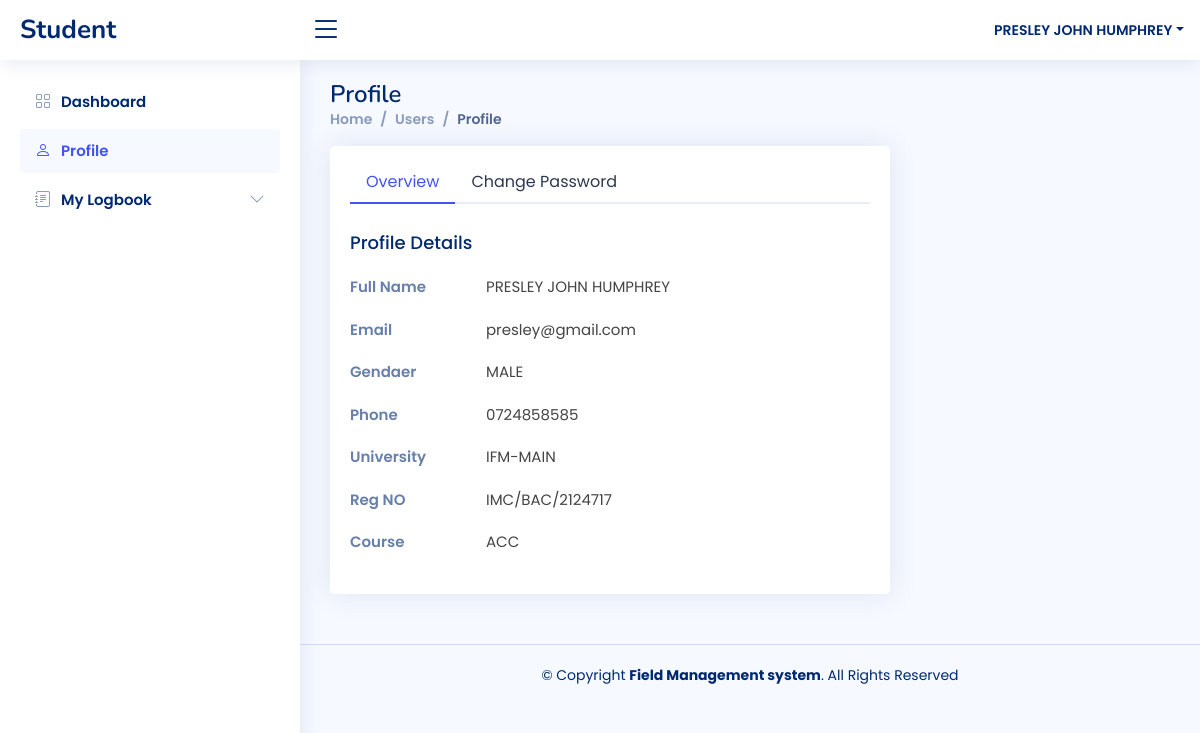
Page /user/student/home/users-profile.php (signed in) on the committed database.
### tables this page shows
CREATE TABLE `student` (
  `id` int(100) NOT NULL,
  `first_name` varchar(20) NOT NULL,
  `middle_name` varchar(20) NOT NULL,
  `surname` varchar(20) NOT NULL,
  `email` varchar(20) NOT NULL,
  `gender` varchar(6) NOT NULL,
  `phonenumber` varchar(15) NOT NULL,
  `University` varchar(50) NOT NULL,
  `regno` varchar(50) NOT NULL,
  `course` varchar(50) NOT NULL,
  `password` varchar(100) NOT NULL
);

### user/student/home/users-profile.php (the view, shortened to what this page needs)
<?php
include '../config/config.php';
$user_id = $_SESSION['user_id'];
?>
<!DOCTYPE html>
<html lang="en">
<head>
  <link href="../assets/vendor/bootstrap/css/bootstrap.min.css" rel="stylesheet">
  <link href="../assets/vendor/bootstrap-icons/bootstrap-icons.css" rel="stylesheet">
  <link href="../assets/vendor/boxicons/css/boxicons.min.css" rel="stylesheet">
  <link href="../assets/vendor/quill/quill.snow.css" rel="stylesheet">
  <link href="../assets/vendor/quill/quill.bubble.css" rel="stylesheet">
  <link href="../assets/vendor/remixicon/remixicon.css" rel="stylesheet">
  <link href="../assets/vendor/simple-datatables/style.css" rel="stylesheet">
  <link href="../assets/css/style.css" rel="stylesheet">
  <link rel="stylesheet" href="../assets/css/style-min.css">
</head>
<body>
  <header id="header" class="header fixed-top d-flex align-items-center">
    <div class="d-flex align-items-center justify-content-between">
      <a href="#" class="logo d-flex align-items-center">
        <span class="d-none d-lg-block">Student</span>
      </a>
      <i class="bi bi-list toggle-sidebar-btn"></i>
    </div>
    <nav class="header-nav ms-auto">
      <ul class="d-flex align-items-center">
        <li class="nav-item dropdown pe-3">
          <a class="nav-link nav-profile d-flex align-items-center pe-0" href="#" data-bs-toggle="dropdown">
          <?php
                $select = mysqli_query($conn, "SELECT * FROM `student` WHERE id = '$user_id'") or die('query failed');
                if(mysqli_num_rows($select) > 0){
                    $fetch = mysqli_fetch_assoc($select);
                }
            ?>
            <span class="d-none d-md-block dropdown-toggle ps-2"><?php echo $fetch['first_name'].' '.$fetch['middle_name'].' '.$fetch['surname']; ?></span>
          </a>
        </li>
      </ul>
    </nav>
  </header>
  <aside id="sidebar" class="sidebar">
    <ul class="sidebar-nav" id="sidebar-nav">
      <li class="nav-item">
        <a class="nav-link collapsed" href="index.php">
          <i class="bi bi-grid"></i>
          <span>Dashboard</span>
        </a>
      </li>
      <li class="nav-item">
        <a class="nav-link " href="#">
          <i class="bi bi-person"></i>
          <span>Profile</span>
        </a>
      </li>
      <?php
      $accepted = mysqli_query($conn, "SELECT * FROM accepted_application where student_id = '$user_id' ");
      ?>
    <?php
        $date = date("Y/m/d");
        $res_date = mysqli_fetch_assoc($accepted);
        if (mysqli_num_rows($accepted) > 0) {
          if ($date >= date("Y/m/d", strtotime($res_date['startdate']))){
            echo'<li class="nav-item">
            <a class="nav-link collapsed" data-bs-target="#forms-nav" data-bs-toggle="collapse" href="#">
              <i class="bi bi-journal-text"></i><span>My Logbook</span><i class="bi bi-chevron-down ms-auto"></i>
            </a>
            <ul id="forms-nav" class="nav-content collapse " data-bs-parent="#sidebar-nav">
              <li>
                <a href="logbook.php">
                  <i class="bi bi-circle"></i><span>Add Today entry</span>
                </a>
              </li>
              <li>
                <a href="mylogbook.php">
                  <i class="bi bi-circle"></i><span>View</span>
                </a>
              </li>
          </li>';
          }else{
          }
        }else{
        }
        ?>
    </ul>
  </aside>
  <main id="main" class="main">
    <div class="pagetitle">
      <h1>Profile</h1>
      <nav>
        <ol class="breadcrumb">
          <li class="breadcrumb-item"><a href="index.php">Home</a></li>
          <li class="breadcrumb-item">Users</li>
          <li class="breadcrumb-item active">Profile</li>
        </ol>
      </nav>
    </div>
    <section class="section profile">
        <div class="col-xl-8">
          <div class="card">
            <div class="card-body pt-3">
              <ul class="nav nav-tabs nav-tabs-bordered">
                <li class="nav-item">
                  <button class="nav-link active" data-bs-toggle="tab" data-bs-target="#profile-overview">Overview</button>
                </li>
                <li class="nav-item">
                  <button class="nav-link" data-bs-toggle="tab" data-bs-target="#profile-change-password">Change Password</button>
                </li>
              </ul>
              <div class="tab-content pt-2">
                <div class="tab-pane fade show active profile-overview" id="profile-overview">
                  <h5 class="card-title">Profile Details</h5>
                  <div class="row">
                    <div class="col-lg-3 col-md-4 label ">Full Name</div>
                    <div class="col-lg-9 col-md-8"><?php echo $fetch['first_name'].' '.$fetch['middle_name'].' '.$fetch['surname']; ?></div>
                  </div>
                  <div class="row">
                    <div class="col-lg-3 col-md-4 label">Email</div>
                    <div class="col-lg-9 col-md-8"><?php echo $fetch['email']; ?></div>
                  </div>
                  <div class="row">
                    <div class="col-lg-3 col-md-4 label">Gendaer</div>
                    <div class="col-lg-9 col-md-8"><?php echo $fetch['gender']; ?></div>
                  </div>
                  <div class="row">
                    <div class="col-lg-3 col-md-4 label">Phone</div>
                    <div class="col-lg-9 col-md-8"><?php echo $fetch['phonenumber']; ?></div>
                  </div>
                  <div class="row">
                    <div class="col-lg-3 col-md-4 label">University</div>
                    <div class="col-lg-9 col-md-8"><?php echo $fetch['University']; ?></div>
                  </div>
                  <div class="row">
                    <div class="col-lg-3 col-md-4 label">Reg NO</div>
                    <div class="col-lg-9 col-md-8"><?php echo $fetch['regno']; ?></div>
                  </div>
                  <div class="row">
                    <div class="col-lg-3 col-md-4 label">Course</div>
                    <div class="col-lg-9 col-md-8"><?php echo $fetch['course']; ?></div>
                  </div>
                </div>
              </div>
            </div>
          </div>
        </div>
    </section>
  </main>
  <footer id="footer" class="footer">
    <div class="copyright">
      &copy; Copyright <strong><span>Field Management system</span></strong>. All Rights Reserved
    </div>
  </footer>
</body>
</html>

### user/student/assets/css/style.css (style rules this page uses)
:root { scroll-behavior: smooth; }
body { font-family: "Open Sans", sans-serif; background: #f6f9ff; color: #444444; }
a { color: #4154f1; text-decoration: none; }
h1, h2, h3, h4, h5, h6 { font-family: "Nunito", sans-serif; }
#main { margin-top: 60px; padding: 20px 30px; transition: all 0.3s; }
.pagetitle { margin-bottom: 10px; }
.pagetitle h1 { font-size: 24px; margin-bottom: 0; font-weight: 600; color: #012970; }
.card { margin-bottom: 30px; border: none; border-radius: 5px; box-shadow: 0px 0 30px rgba(1, 41, 112, 0.1); }
.card-title { padding: 20px 0 15px 0; font-size: 18px; font-weight: 500; color: #012970; font-family: "Poppins", sans-serif; }
.card-body { padding: 0 20px 20px 20px; }
.breadcrumb { font-size: 14px; font-family: "Nunito", sans-serif; color: #899bbd; font-weight: 600; }
.breadcrumb a { color: #899bbd; transition: 0.3s; }
.breadcrumb .breadcrumb-item::before { color: #899bbd; }
.breadcrumb .active { color: #51678f; font-weight: 600; }
.nav-tabs-bordered { border-bottom: 2px solid #ebeef4; }
.nav-tabs-bordered .nav-link { margin-bottom: -2px; border: none; color: #2c384e; }
.nav-tabs-bordered .nav-link.active { background-color: #fff; color: #4154f1; border-bottom: 2px solid #4154f1; }
.logo { line-height: 1; }
@media (min-width: 1200px) { .logo { width: 280px; } }
.logo span { font-size: 26px; font-weight: 700; color: #012970; font-family: "Nunito", sans-serif; }
.header { transition: all 0.5s; z-index: 997; height: 60px; box-shadow: 0px 2px 20px rgba(1, 41, 112, 0.1); background-color: #fff; padding-left: 20px; }
.header .toggle-sidebar-btn { font-size: 32px; padding-left: 10px; cursor: pointer; color: #012970; }
.header-nav ul { list-style: none; }
.header-nav>ul { margin: 0; padding: 0; }
.header-nav .nav-profile { color: #012970; }
.header-nav .nav-profile span { font-size: 14px; font-weight: 600; }
.sidebar { position: fixed; top: 60px; left: 0; bottom: 0; width: 300px; z-index: 996; transition: all 0.3s; padding: 20px; overflow-y: auto; scrollbar-width: thin; scrollbar-color: #aab7cf transparent; box-shadow: 0px 0px 20px rgba(1, 41, 112, 0.1); background-color: #fff; }
@media (min-width: 1200px) { #main, #footer { margin-left: 300px; } }
.sidebar-nav { padding: 0; margin: 0; list-style: none; }
.sidebar-nav li { padding: 0; margin: 0; list-style: none; }
.sidebar-nav .nav-item { margin-bottom: 5px; }
.sidebar-nav .nav-link { display: flex; align-items: center; font-size: 15px; font-weight: 600; color: #4154f1; transition: 0.3; background: #f6f9ff; padding: 10px 15px; border-radius: 4px; }
.sidebar-nav .nav-link i { font-size: 16px; margin-right: 10px; color: #4154f1; }
.sidebar-nav .nav-link.collapsed { color: #012970; background: #fff; }
.sidebar-nav .nav-link.collapsed i { color: #899bbd; }
.sidebar-nav .nav-link .bi-chevron-down { margin-right: 0; transition: transform 0.2s ease-in-out; }
.profile .profile-overview .row { margin-bottom: 20px; font-size: 15px; }
.profile .profile-overview .card-title { color: #012970; }
.profile .profile-overview .label { font-weight: 600; color: rgba(1, 41, 112, 0.6); }
.footer { padding: 20px 0; font-size: 14px; transition: all 0.3s; border-top: 1px solid #cddfff; }
.footer .copyright { text-align: center; color: #012970; }

### user/student/assets/css/style-min.css (style rules this page uses)
:root { --blue:#3498db; --dark-blue:#2980b9; --red:#e74c3c; --dark-red:#c0392b; --black:#333; --white:#fff; --light-bg:#eee; --box-shadow:0 5px 10px rgba(0,0,0,.1); }
* { font-family: 'Poppins', sans-serif; margin:0; padding:0; box-sizing: border-box; outline: none; border: none; text-decoration: none; }

### rows in the picture
student: first_name "PRESLEY", middle_name "JOHN", surname "HUMPHREY", email "presley@gmail.com", gender "MALE", phonenumber "0724858585", University "IFM-MAIN", regno "IMC/BAC/2124717", course "ACC"
